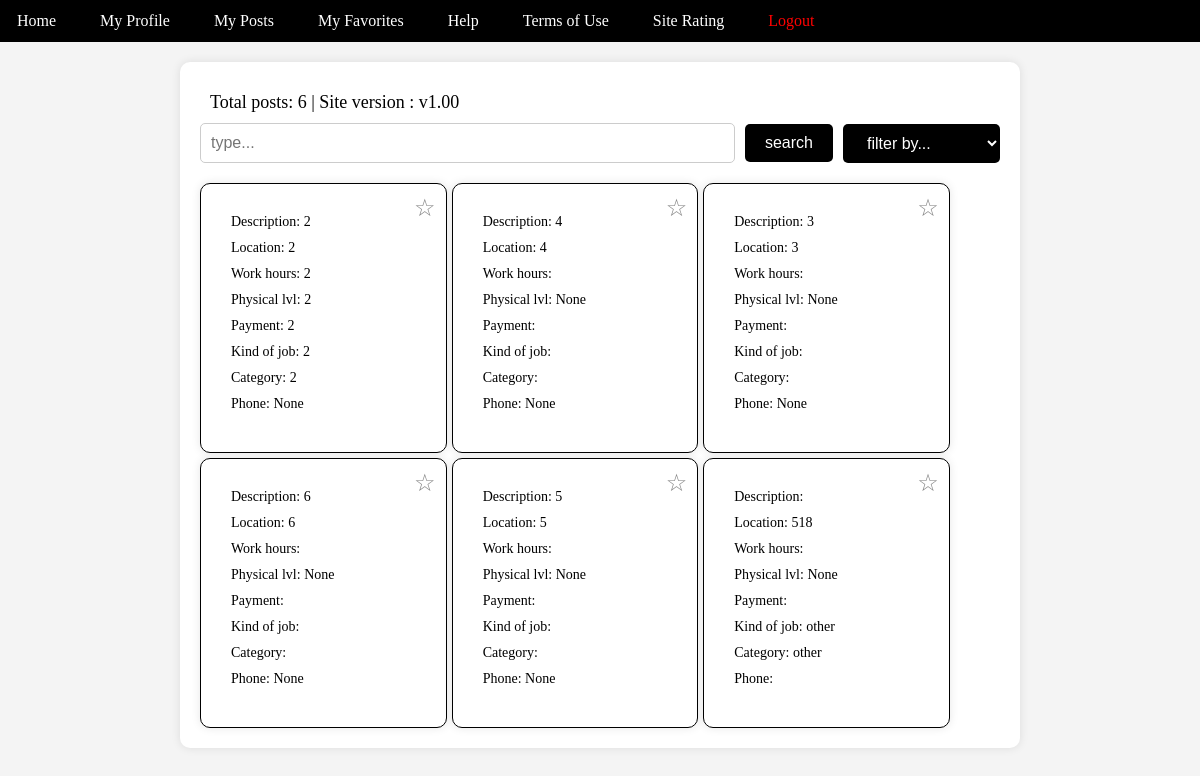
Page /homepage/ on the committed database.
### posts/models.py (models this page shows)
class Post(models.Model):
    description = models.TextField(null=True, blank=True)
    location = models.TextField(null=True, blank=True)
    payment = models.TextField(null=True, blank=True)
    work_hours = models.TextField(null=True, blank=True)
    phys_lvl = models.IntegerField(null=True, blank=True)
    kind_of_job = models.TextField(null=True, blank=True)
    category = models.TextField(null=True, blank=True)
    phone = models.TextField(null=True, blank=True)

### project/views.py (the view)
# urls.py: path('homepage/', views.homepage, name='homepage'),
def homepage(request):
    posts = Post.objects.all()
    global_user_id = request.session.get('global_user_id')
    if global_user_id:
        user = User.objects.get(id=global_user_id)
        favorites = [int(fav) for fav in user.favorites]
    else:
        favorites = []  # Initialize favorites as an empty list if user is not logged in
    context = {'posts': posts, 'favorites': favorites}
    return render(request, 'homepage.html', context)

### templates/homepage.html (shortened to what this page needs)
<!DOCTYPE html>
<html lang="en">
<head>
</head>
<body>
{% extends 'toolbar.html' %}
{% block content %}
<div class="content">
    <div class="total-posts">Total posts:  {{ posts|length }}  |  Site version : v1.00</div>
    <div class="search-filter">
        <input type="text" class="search-input" placeholder="type...">
        <button class="search-button">search</button>
        <select class="filter-select">
            <option value="">filter by...</option>
        </select>
    </div>
    <div class="posts">
        {% if posts %}
        {% for post in posts %}
        <div class="post" data-description="{{ post.description }}" data-location="{{ post.location }}" data-work-hours="{{ post.work_hours }}" data-phys-lvl="{{ post.phys_lvl }}" data-kind-of-job="{{ post.kind_of_job }}" data-category="{{ post.category }}" data-phone="{{ post.phone }}" data-payment="{{ post.payment }}">
            <div class="post-content">
                <div class="post-info">Description: {{ post.description }}</div>
                <div class="post-info">Location: {{ post.location }}</div>
                <div class="post-info">Work hours: {{ post.work_hours }}</div>
                <div class="post-info">Physical lvl: {{ post.phys_lvl }}</div>
                <div class="post-info">Payment: {{ post.payment }}</div>
                <div class="post-info">Kind of job: {{ post.kind_of_job }}</div>
                <div class="post-info">Category: {{ post.category }}</div>
                <div class="post-info">Phone: {{ post.phone }}</div>
                <div class="favorites-button {% if post.id|add:0 in favorites %}active {% endif %}" data-post-id="{{ post.id }}">☆</div>
            </div>
        </div>
        {% endfor %}
        {% else %}
        <p class="no-posts-message" style="display: none;">No posts fit your request.</p>
        {% endif %}
    </div>
</div>
</body>
</html>
{% endblock %}

### templates/homepage.html (style rules this page uses)
body { font-family: Arial, sans-serif; margin: 0; padding: 0; background-color: #f8f8f8; }
.content { max-width: 800px; margin: 0 auto; padding: 20px; background-color: white; border-radius: 10px; box-shadow: 0 0 10px rgba(0, 0, 0, 0.1); }
.total-posts { font-size: 18px; padding: 10px; border-radius: 5px; }
.search-filter { display: flex; align-items: center; margin-bottom: 20px; }
.search-input { flex: 1; padding: 10px; font-size: 16px; border: 1px solid #ccc; border-radius: 5px; }
.search-button { padding: 10px 20px; font-size: 16px; margin-left: 10px; background-color: black; color: #fff; border: black; border-radius: 5px; cursor: pointer; }
.filter-select { padding: 10px 20px; font-size: 16px; margin-left: 10px; background-color: black; color: white; border: blue; border-radius: 5px; cursor: pointer; }
.posts { display: flex; flex-wrap: wrap; gap: 20px; }
.post { background-color: #fff; border: 1px solid #ddd; border-radius: 10px; overflow: hidden; box-shadow: 0 0 10px rgba(0, 0, 0, 0.1); transition: transform 0.3s ease-in-out; width: calc(50% - 20px); }
.post-content { padding: 20px; }
.post-info { margin-bottom: 10px; }
.favorites-button { position: absolute; top: 10px; right: 10px; cursor: pointer; font-size: 24px; color: #888; }

### templates/toolbar.html (style rules this page uses)
body { font-family: Copperplate; margin: 0; padding: 0; box-sizing: border-box; background-color: #f4f4f4; }
.posts { display: flex; flex-wrap: wrap; gap: 5px; }
.post { width: calc(33.33% - 20px); border: 1px solid black; padding: 10px; box-sizing: border-box; position: relative; }
.post-content { font-size: 14px; }
.favorites-button { position: absolute; top: 10px; right: 10px; cursor: pointer; }

### rows in the picture
Post: description "2", location "2", work_hours "2", phys_lvl "2", payment "2", kind_of_job "2", category "2", phone "None"
Post: description "4", location "4", phys_lvl "None", phone "None"
Post: description "3", location "3", phys_lvl "None", phone "None"
Post: description "6", location "6", phys_lvl "None", phone "None"
Post: description "5", location "5", phys_lvl "None", phone "None"
Post: location "518", phys_lvl "None", kind_of_job "other", category "other"

### other values in the picture
{{ posts|length }} "6"
